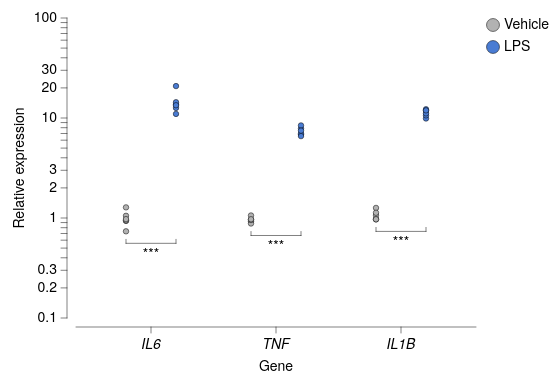

The Vega-Lite source for this figure:
### Vega-Lite specification from a JSON file in a GitHub repository (floating-point values rounded to 4 significant figures)
{"background": null, "config": {"arc": {"fill": "#DBDBDB", "fillOpacity": 1.0, "innerRadius": 37.5, "padAngle": 0.03, "stroke": "black", "strokeOpacity": 1, "strokeWidth": 0.25}, "area": {"fill": "#DBDBDB", "fillOpacity": 1.0, "stroke": "black", "strokeOpacity": 1, "strokeWidth": 0.25}, "axis": {"domain": true, "domainCap": "round", "domainColor": "black", "domainWidth": 0.25, "grid": false, "gridCap": "round", "gridColor": "#F1F1F1", "gridDash": [0, 0], "gridOpacity": 1.0, "gridWidth": 0.25, "labelColor": "black", "labelFont": "Helvetica Neue, HelveticaNeue, Helvetica, Arial, sans-serif", "labelFontSize": 7, "labelFontStyle": "normal", "labelFontWeight": 400, "offset": 4.5, "ticks": true, "tickCap": "round", "tickColor": "black", "tickRound": false, "tickSize": 3, "tickWidth": 0.25, "titleColor": "black", "titleFont": "Helvetica Neue, HelveticaNeue, Helvetica, Arial, sans-serif", "titleFontSize": 7, "titleFontStyle": "normal", "titleFontWeight": 400}, "axisX": {"domain": true, "labelAlign": "center", "labelAngle": 0, "labels": true, "ticks": true, "translate": 0}, "axisY": {"domain": true, "labelAlign": "right", "labelAngle": 0, "labels": true, "ticks": true, "translate": 0}, "axisRight": {"domain": true, "labelAlign": "left", "labelAngle": 0, "labels": true, "ticks": true, "translate": 0}, "axisTop": {"domain": true, "labelAlign": "center", "labelAngle": 0, "labels": true, "ticks": true, "translate": 0}, "axisBand": {"tickOffset": 0}, "bar": {"fill": "#DBDBDB", "fillOpacity": 1.0, "stroke": "black", "strokeOpacity": 1, "strokeWidth": 0.25}, "boxplot": {"size": 13.5, "ticks": {"cornerRadius": 0.25, "fill": "black", "opacity": 1, "size": 6.75, "thickness": 0.25}, "box": {"fillOpacity": 1.0, "stroke": "black", "strokeOpacity": 1, "strokeWidth": 0.25}, "median": {"cornerRadius": 0, "fill": "black", "fillOpacity": 1.0, "opacity": 1, "size": 13.5, "thickness": 0.25}, "rule": {"fill": "black", "fillOpacity": 1.0, "size": 15.0, "stroke": "black", "strokeDash": [0, 0], "strokeOpacity": 1, "strokeWidth": 0.25}, "outliers": {"color": "black", "fill": "black", "fillOpacity": 1.0, "size": 0, "stroke": "black", "strokeOpacity": 1, "strokeWidth": 0.25}}, "circle": {"fill": "black", "fillOpacity": 1.0, "size": 1.875, "stroke": null, "strokeOpacity": 1, "strokeWidth": 0.25}, "errorband": {"band": {"fillOpacity": 0.6, "stroke": null, "strokeWidth": 0.25, "strokeOpacity": 1}, "borders": {"opacity": 0, "strokeOpacity": 0.25, "strokeWidth": 1}}, "errorbar": {"opacity": 1, "rule": {"strokeDash": [0, 0], "strokeWidth": 0.25}, "ticks": {"color": "black", "cornerRadius": 0.125, "opacity": 1, "size": 9.0, "thickness": 0.25}, "thickness": 0.25}, "font": "Helvetica Neue, HelveticaNeue, Helvetica, Arial, sans-serif", "geoshape": {"fill": "#DBDBDB", "fillOpacity": 1.0, "stroke": "black", "strokeOpacity": 1, "strokeWidth": 0.25}, "header": {"labelColor": "black", "labelFont": "Helvetica Neue, HelveticaNeue, Helvetica, Arial, sans-serif", "labelFontSize": 7, "labelFontStyle": "normal", "labelFontWeight": 400, "titleColor": "black", "titleFont": "Helvetica Neue, HelveticaNeue, Helvetica, Arial, sans-serif", "titleFontSize": 7, "titleFontStyle": "normal", "titleFontWeight": 400, "titlePadding": 0}, "legend": {"disable": false, "offset": 4.5, "titlePadding": 4, "labelOffset": 2, "gradientLabelOffset": 2, "gradientLength": 75.0, "gradientThickness": 7.5, "gradientOpacity": 1.0, "gradientStrokeColor": "black", "gradientStrokeWidth": 0.25, "labelColor": "black", "labelFont": "Helvetica Neue, HelveticaNeue, Helvetica, Arial, sans-serif", "labelFontSize": 7, "labelFontStyle": "normal", "labelFontWeight": 400, "strokeColor": "black", "strokeWidth": 0, "symbolSize": 42, "symbolStrokeColor": "black", "symbolStrokeWidth": 0.25, "titleColor": "black", "titleFont": "Helvetica Neue, HelveticaNeue, Helvetica, Arial, sans-serif", "titleFontSize": 7, "titleFontStyle": "normal", "titleFontWeight": 400}, "line": {"color": "black", "stroke": "black", "strokeCap": "butt", "strokeDash": [0, 0], "strokeOpacity": 1, "strokeWidth": 0.5}, "point": {"filled": true, "fill": "#DBDBDB", "fillOpacity": 1.0, "size": 7.5, "stroke": "black", "strokeOpacity": 1, "strokeWidth": 0.25}, "range": {"category": ["#B2B2B2", "#4A7CD3", "#008542", "#664CAF", "#509F98", "#636363", "#284F93", "#005226", "#382864", "#285753"], "diverging": {"scheme": ["#443E60", "#5F597E", "#7C759B", "#9994B6", "#B7B4CC", "#D6D5DC", "#F6F6F6", "#D1DAD9", "#A4C2BF", "#7AA9A4", "#578E89", "#37736E", "#1B5954"]}, "heatmap": {"scheme": ["#440154", "#472270", "#433E82", "#38598C", "#2C728E", "#238A8D", "#24A086", "#39B578", "#5DC862", "#96D646", "#CAE02D", "#FDE724"]}, "ordinal": {"scheme": ["#F1F1F1", "#DBDBDB", "#C6C6C6", "#B2B2B2", "#9D9D9D", "#898989", "#767676", "#636363", "#515151", "#404040", "#2F2F2F", "#1F1F1F"]}, "ramp": {"scheme": ["#440154", "#472270", "#433E82", "#38598C", "#2C728E", "#238A8D", "#24A086", "#39B578", "#5DC862", "#96D646", "#CAE02D", "#FDE724"]}}, "rule": {"color": "black", "stroke": "black", "strokeCap": "round", "strokeDash": [2, 2], "strokeOpacity": 1, "strokeWidth": 0.25}, "scale": {"barBandPaddingInner": 0.1, "rectBandPaddingInner": 0, "tickBandPaddingInner": 0.1, "bandPaddingOuter": 0.1, "bandWithNestedOffsetPaddingInner": 0.2, "bandWithNestedOffsetPaddingOuter": 0.2, "offsetBandPaddingInner": 0, "offsetBandPaddingOuter": 0, "round": false}, "rect": {"fill": "#DBDBDB", "fillOpacity": 1.0, "stroke": "black", "strokeOpacity": 1, "strokeWidth": 0.25}, "square": {"fill": "#DBDBDB", "fillOpacity": 1.0, "size": 15.0, "stroke": "black", "strokeOpacity": 1, "strokeWidth": 0.25}, "text": {"color": "black", "font": "Helvetica Neue, HelveticaNeue, Helvetica, Arial, sans-serif", "fontSize": 7, "fontStyle": "normal", "fontWeight": 400}, "tick": {"color": "black", "cornerRadius": 0.125, "opacity": 1.0, "size": 13.5, "thickness": 0.25}, "title": {"anchor": "middle", "frame": "group", "color": "black", "font": "Helvetica Neue, HelveticaNeue, Helvetica, Arial, sans-serif", "fontSize": 7, "fontStyle": "normal", "fontWeight": 400, "subtitleColor": "black", "subtitleFont": "Helvetica Neue, HelveticaNeue, Helvetica, Arial, sans-serif", "subtitleFontSize": "Helvetica Neue, HelveticaNeue, Helvetica, Arial, sans-serif", "subtitleFontStyle": "normal", "subtitleFontWeight": 400}, "trail": {"color": "black", "opacity": 1, "size": 0.5}, "view": {"continuousWidth": 200, "continuousHeight": 150, "discreteWidth": 200, "discreteHeight": 150, "fill": null, "stroke": null, "strokeWidth": 0.25}}, "layer": [{"data": {"name": "data-7edccd6c12a20bd22860bef3c4851d46"}, "mark": {"type": "point", "filled": true}, "encoding": {"color": {"field": "condition", "sort": ["Vehicle", "LPS"], "title": null, "type": "nominal"}, "x": {"axis": {"labelFontStyle": "italic"}, "field": "gene", "sort": ["IL6", "TNF", "IL1B"], "title": "Gene", "type": "nominal"}, "xOffset": {"field": "condition", "sort": ["Vehicle", "LPS"], "type": "nominal"}, "y": {"field": "expr", "scale": {"type": "log"}, "title": "Relative expression", "type": "quantitative"}}}, {"layer": [{"layer": [{"data": {"values": [{"gene": "IL6", "condition": "Vehicle", "__y": 0.7359, "__dysonsphere__": 1}, {"gene": "IL6", "condition": "LPS", "__y": 0.7359, "__dysonsphere__": 1}]}, "mark": {"type": "line", "strokeCap": "round", "strokeDash": [0, 0], "strokeWidth": 0.25, "yOffset": 6.0}, "encoding": {"x": {"field": "gene", "sort": ["IL6", "TNF", "IL1B"], "type": "nominal"}, "xOffset": {"field": "condition", "sort": ["Vehicle", "LPS"], "type": "nominal"}, "y": {"field": "__y", "type": "quantitative"}}}, {"data": {"values": [{"gene": "IL6", "condition": "Vehicle", "__y": 0.7359, "__y2": 0.7359, "__dysonsphere__": 1}]}, "mark": {"type": "rule", "strokeCap": "round", "strokeDash": [0, 0], "strokeWidth": 0.25, "y2Offset": 4.0, "yOffset": 6.0}, "encoding": {"x": {"field": "gene", "sort": ["IL6", "TNF", "IL1B"], "type": "nominal"}, "xOffset": {"field": "condition", "sort": ["Vehicle", "LPS"], "type": "nominal"}, "y": {"field": "__y", "type": "quantitative"}, "y2": {"field": "__y2"}}}, {"data": {"values": [{"gene": "IL6", "condition": "LPS", "__y": 0.7359, "__y2": 0.7359, "__dysonsphere__": 1}]}, "mark": {"type": "rule", "strokeCap": "round", "strokeDash": [0, 0], "strokeWidth": 0.25, "y2Offset": 4.0, "yOffset": 6.0}, "encoding": {"x": {"field": "gene", "sort": ["IL6", "TNF", "IL1B"], "type": "nominal"}, "xOffset": {"field": "condition", "sort": ["Vehicle", "LPS"], "type": "nominal"}, "y": {"field": "__y", "type": "quantitative"}, "y2": {"field": "__y2"}}}, {"data": {"values": [{"__y": 0.7359, "__label": "***", "__dysonsphere__": 1}]}, "mark": {"type": "text", "align": "center", "baseline": "top", "dy": 8.0, "fontSize": 7}, "encoding": {"text": {"field": "__label", "type": "nominal"}, "x": {"value": 37.5}, "y": {"field": "__y", "type": "quantitative"}}}]}, {"layer": [{"data": {"values": [{"gene": "TNF", "condition": "Vehicle", "__y": 0.8811, "__dysonsphere__": 1}, {"gene": "TNF", "condition": "LPS", "__y": 0.8811, "__dysonsphere__": 1}]}, "mark": {"type": "line", "strokeCap": "round", "strokeDash": [0, 0], "strokeWidth": 0.25, "yOffset": 6.0}, "encoding": {"x": {"field": "gene", "sort": ["IL6", "TNF", "IL1B"], "type": "nominal"}, "xOffset": {"field": "condition", "sort": ["Vehicle", "LPS"], "type": "nominal"}, "y": {"field": "__y", "type": "quantitative"}}}, {"data": {"values": [{"gene": "TNF", "condition": "Vehicle", "__y": 0.8811, "__y2": 0.8811, "__dysonsphere__": 1}]}, "mark": {"type": "rule", "strokeCap": "round", "strokeDash": [0, 0], "strokeWidth": 0.25, "y2Offset": 4.0, "yOffset": 6.0}, "encoding": {"x": {"field": "gene", "sort": ["IL6", "TNF", "IL1B"], "type": "nominal"}, "xOffset": {"field": "condition", "sort": ["Vehicle", "LPS"], "type": "nominal"}, "y": {"field": "__y", "type": "quantitative"}, "y2": {"field": "__y2"}}}, {"data": {"values": [{"gene": "TNF", "condition": "LPS", "__y": 0.8811, "__y2": 0.8811, "__dysonsphere__": 1}]}, "mark": {"type": "rule", "strokeCap": "round", "strokeDash": [0, 0], "strokeWidth": 0.25, "y2Offset": 4.0, "yOffset": 6.0}, "encoding": {"x": {"field": "gene", "sort": ["IL6", "TNF", "IL1B"], "type": "nominal"}, "xOffset": {"field": "condition", "sort": ["Vehicle", "LPS"], "type": "nominal"}, "y": {"field": "__y", "type": "quantitative"}, "y2": {"field": "__y2"}}}, {"data": {"values": [{"__y": 0.8811, "__label": "***", "__dysonsphere__": 1}]}, "mark": {"type": "text", "align": "center", "baseline": "top", "dy": 8.0, "fontSize": 7}, "encoding": {"text": {"field": "__label", "type": "nominal"}, "x": {"value": 100.0}, "y": {"field": "__y", "type": "quantitative"}}}]}, {"layer": [{"data": {"values": [{"gene": "IL1B", "condition": "Vehicle", "__y": 0.9682, "__dysonsphere__": 1}, {"gene": "IL1B", "condition": "LPS", "__y": 0.9682, "__dysonsphere__": 1}]}, "mark": {"type": "line", "strokeCap": "round", "strokeDash": [0, 0], "strokeWidth": 0.25, "yOffset": 6.0}, "encoding": {"x": {"field": "gene", "sort": ["IL6", "TNF", "IL1B"], "type": "nominal"}, "xOffset": {"field": "condition", "sort": ["Vehicle", "LPS"], "type": "nominal"}, "y": {"field": "__y", "type": "quantitative"}}}, {"data": {"values": [{"gene": "IL1B", "condition": "Vehicle", "__y": 0.9682, "__y2": 0.9682, "__dysonsphere__": 1}]}, "mark": {"type": "rule", "strokeCap": "round", "strokeDash": [0, 0], "strokeWidth": 0.25, "y2Offset": 4.0, "yOffset": 6.0}, "encoding": {"x": {"field": "gene", "sort": ["IL6", "TNF", "IL1B"], "type": "nominal"}, "xOffset": {"field": "condition", "sort": ["Vehicle", "LPS"], "type": "nominal"}, "y": {"field": "__y", "type": "quantitative"}, "y2": {"field": "__y2"}}}, {"data": {"values": [{"gene": "IL1B", "condition": "LPS", "__y": 0.9682, "__y2": 0.9682, "__dysonsphere__": 1}]}, "mark": {"type": "rule", "strokeCap": "round", "strokeDash": [0, 0], "strokeWidth": 0.25, "y2Offset": 4.0, "yOffset": 6.0}, "encoding": {"x": {"field": "gene", "sort": ["IL6", "TNF", "IL1B"], "type": "nominal"}, "xOffset": {"field": "condition", "sort": ["Vehicle", "LPS"], "type": "nominal"}, "y": {"field": "__y", "type": "quantitative"}, "y2": {"field": "__y2"}}}, {"data": {"values": [{"__y": 0.9682, "__label": "***", "__dysonsphere__": 1}]}, "mark": {"type": "text", "align": "center", "baseline": "top", "dy": 8.0, "fontSize": 7}, "encoding": {"text": {"field": "__label", "type": "nominal"}, "x": {"value": 162.5}, "y": {"field": "__y", "type": "quantitative"}}}]}], "name": "__dysonsphere_97d91577472e7631_23"}], "$schema": "https://vega.github.io/schema/vega-lite/v6.4.1.json", "datasets": {"data-7edccd6c12a20bd22860bef3c4851d46": [{"gene": "IL6", "condition": "Vehicle", "expr": 1.278}, {"gene": "IL6", "condition": "Vehicle", "expr": 0.7359}, {"gene": "IL6", "condition": "Vehicle", "expr": 1.051}, {"gene": "IL6", "condition": "Vehicle", "expr": 0.9341}, {"gene": "IL6", "condition": "Vehicle", "expr": 0.9471}, {"gene": "IL6", "condition": "Vehicle", "expr": 0.9745}, {"gene": "IL6", "condition": "LPS", "expr": 10.99}, {"gene": "IL6", "condition": "LPS", "expr": 13.62}, {"gene": "IL6", "condition": "LPS", "expr": 12.62}, {"gene": "IL6", "condition": "LPS", "expr": 20.86}, {"gene": "IL6", "condition": "LPS", "expr": 14.38}, {"gene": "IL6", "condition": "LPS", "expr": 13.42}, {"gene": "TNF", "condition": "Vehicle", "expr": 0.9668}, {"gene": "TNF", "condition": "Vehicle", "expr": 0.923}, {"gene": "TNF", "condition": "Vehicle", "expr": 0.8811}, {"gene": "TNF", "condition": "Vehicle", "expr": 0.9542}, {"gene": "TNF", "condition": "Vehicle", "expr": 1.06}, {"gene": "TNF", "condition": "Vehicle", "expr": 0.9718}, {"gene": "TNF", "condition": "LPS", "expr": 7.853}, {"gene": "TNF", "condition": "LPS", "expr": 6.834}, {"gene": "TNF", "condition": "LPS", "expr": 7.02}, {"gene": "TNF", "condition": "LPS", "expr": 8.427}, {"gene": "TNF", "condition": "LPS", "expr": 7.473}, {"gene": "TNF", "condition": "LPS", "expr": 6.588}, {"gene": "IL1B", "condition": "Vehicle", "expr": 0.9783}, {"gene": "IL1B", "condition": "Vehicle", "expr": 1.067}, {"gene": "IL1B", "condition": "Vehicle", "expr": 1.261}, {"gene": "IL1B", "condition": "Vehicle", "expr": 0.9682}, {"gene": "IL1B", "condition": "Vehicle", "expr": 0.9712}, {"gene": "IL1B", "condition": "Vehicle", "expr": 1.128}, {"gene": "IL1B", "condition": "LPS", "expr": 9.89}, {"gene": "IL1B", "condition": "LPS", "expr": 10.62}, {"gene": "IL1B", "condition": "LPS", "expr": 12.23}, {"gene": "IL1B", "condition": "LPS", "expr": 11.79}, {"gene": "IL1B", "condition": "LPS", "expr": 11.12}, {"gene": "IL1B", "condition": "LPS", "expr": 11.92}]}}
